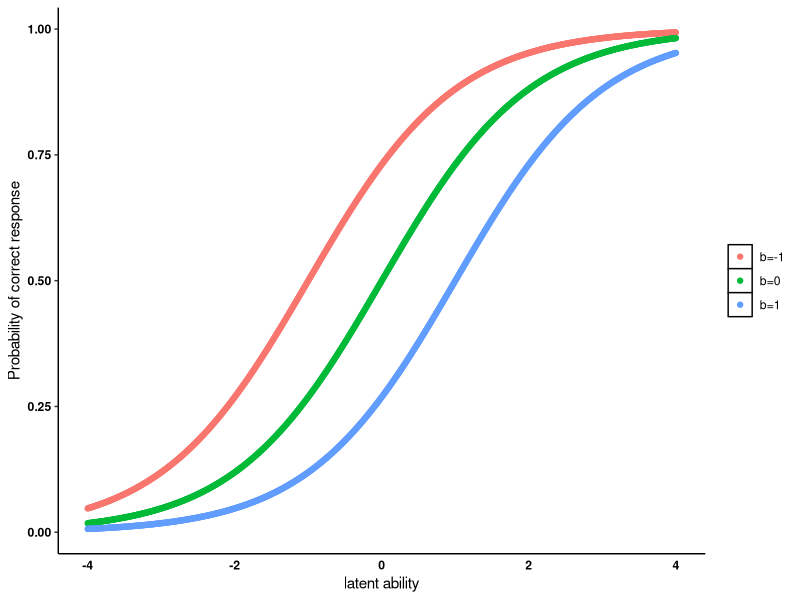

The R source for this figure:
## ---- chunk 1
#| eval: true
#| echo: true
#| message: false
#| warning: false

set.seed(768)

icc_rasch <- function(theta,b){
  p_resp <- (exp(theta - b)) / (1 + exp(theta - b))
return(p_resp)
}

theta_ex <- seq(from = -4, to = 4, by = 0.01)
icc_ex1 <- icc_rasch(theta = theta_ex, b = -1)
icc_ex2 <- icc_rasch(theta = theta_ex, b = 0)
icc_ex3 <- icc_rasch(theta = theta_ex, b = 1)
## ---- chunk 2
#| eval: true
#| echo: true
#| message: false
#| warning: false

#plot ICC
library(ggplot2)
n <- length(icc_ex1)
rasch_df <- data.frame(
  prob = c(icc_ex1, icc_ex2, icc_ex3),
  theta = c(theta_ex, theta_ex, theta_ex),
  b = c(rep("b=-1", n), rep("b=0", n), rep("b=1", n))
)
rasch_df$b <- factor(rasch_df$b, levels = c("b=-1", "b=0", "b=1"))

ggplot(rasch_df, aes(x = theta, y = prob, color = b)) +
  geom_point() +
  xlim(-4,4) +
  theme(panel.grid.major = element_blank(), panel.grid.minor = element_blank(),
        panel.background = element_blank(), axis.line = element_line(colour = "black"),
        legend.title = element_blank(), legend.key = element_rect(fill = "white"),
        axis.text = element_text(colour = 'black', face="bold"), axis.ticks.x=element_blank(),
        strip.background =element_rect(fill="white"), strip.text = element_text(colour = 'black',face = "bold")) + labs(y = "Probability of correct response", x = "latent ability") 
